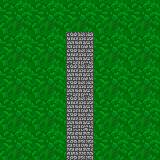

Below is a game level as drawn by its tile map, then a one-line description and the .tmx that defines it (tile-layer data replaced by summaries):
An orthogonal 5x5 tile map with 32x32 px tiles, 2 tile layers (Tile Layer 1, Tile Layer 2), 2 tilesets.

<map version="1.0" orientation="orthogonal" width="5" height="5" tilewidth="32" tileheight="32">
 <properties>
  <property name="start" value="0,2" />
 </properties>
 <tileset firstgid="1" name="tileset32" tilewidth="32" tileheight="32">
  <image source="tileset32.png" width="256" height="128" />
 </tileset>
 <tileset firstgid="33" name="grass" tilewidth="32" tileheight="32">
  <image source="grass.png" width="32" height="32" />
 </tileset>
 <layer name="Tile Layer 1" width="5" height="5">
  <data>[25 cells, 24 non-empty, 1 distinct tile ids]</data>
 </layer>
 <layer name="Tile Layer 2" width="5" height="5">
  <data>[25 cells, 5 non-empty, 3 distinct tile ids]</data>
 </layer>
</map>
